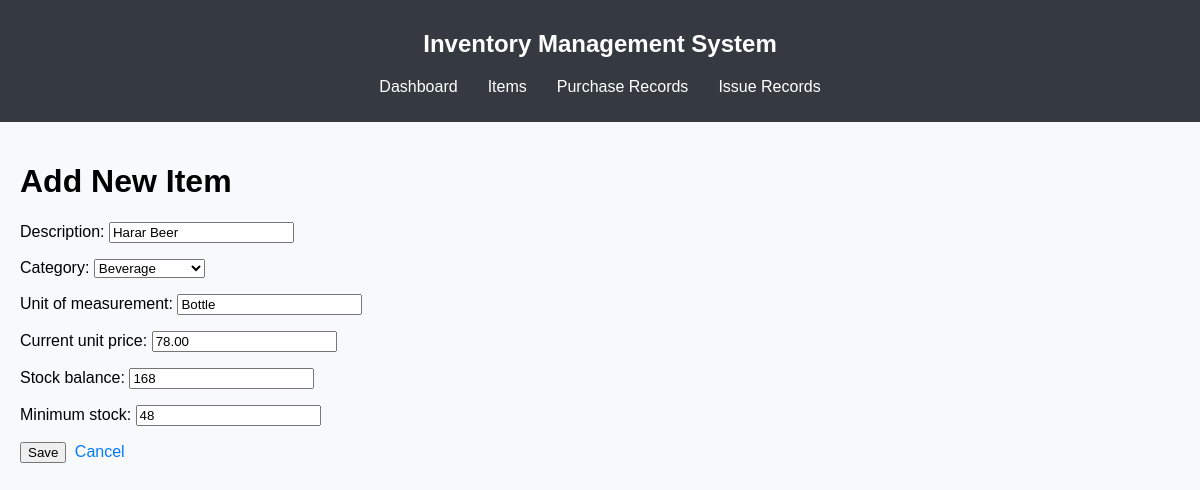
The app's page /items/1/edit/, older data.
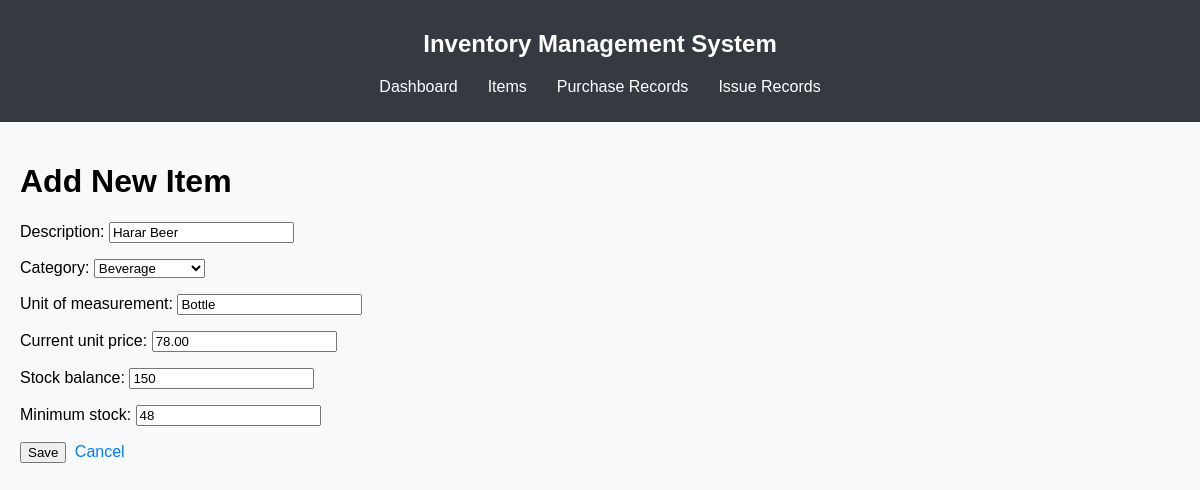
The same page, newer data.
### store/models.py (models this page shows, shortened)
class Item(models.Model):
    CATEGORY_CHOICES = [
        ('Beverage', 'Beverage'),
        ('Food Provision', 'Food Provision'),
        ('Sanitary', 'Sanitary'),
        ('Maintenance', 'Maintenance'),
        ('Service Aid', 'Service Aid'),
        ('Stationary', 'Stationary'),
        ('Sundry', 'Sundry'),
        ('Fresh Baazar', 'Fresh Baazar'),
    ]
    description = models.CharField(max_length=255)
    category = models.CharField(max_length=50, choices=CATEGORY_CHOICES)
    unit_of_measurement = models.CharField(max_length=50)
    current_unit_price = models.DecimalField(max_digits=10, decimal_places=2)
    stock_balance = models.IntegerField()
    minimum_stock = models.IntegerField()

### store/views.py (the view)
# urls.py: path('items/<int:pk>/edit/', views.item_edit, name='item_edit'),
def item_edit(request, pk):
    item = get_object_or_404(Item, pk=pk)
    if request.method == 'POST':
        form = ItemForm(request.POST, instance=item)
        if form.is_valid():
            form.save()
            return redirect('item_list')
    else:
        form = ItemForm(instance=item)
    return render(request, 'store/item_form.html', {'form': form})

### store/forms.py
class ItemForm(forms.ModelForm):
    class Meta:
        model = Item
        fields = ['description', 'category', 'unit_of_measurement', 'current_unit_price', 'stock_balance', 'minimum_stock']

### store/templates/store/item_form.html (shortened to what this page needs)
{% extends 'base.html' %}
{% block content %}
<h1>Add New Item</h1>
<form method="post">
    {{ form.as_p }}
    <button type="submit">Save</button>
    <a href="{% url 'item_list' %}" class="btn btn-secondary" style="margin-left: 0.25em;">Cancel</a>
</form>
{% endblock %}

Row changes from the older to the newer data that the page shows:
changed Item "Harar Beer": stock_balance "168" → "150"
